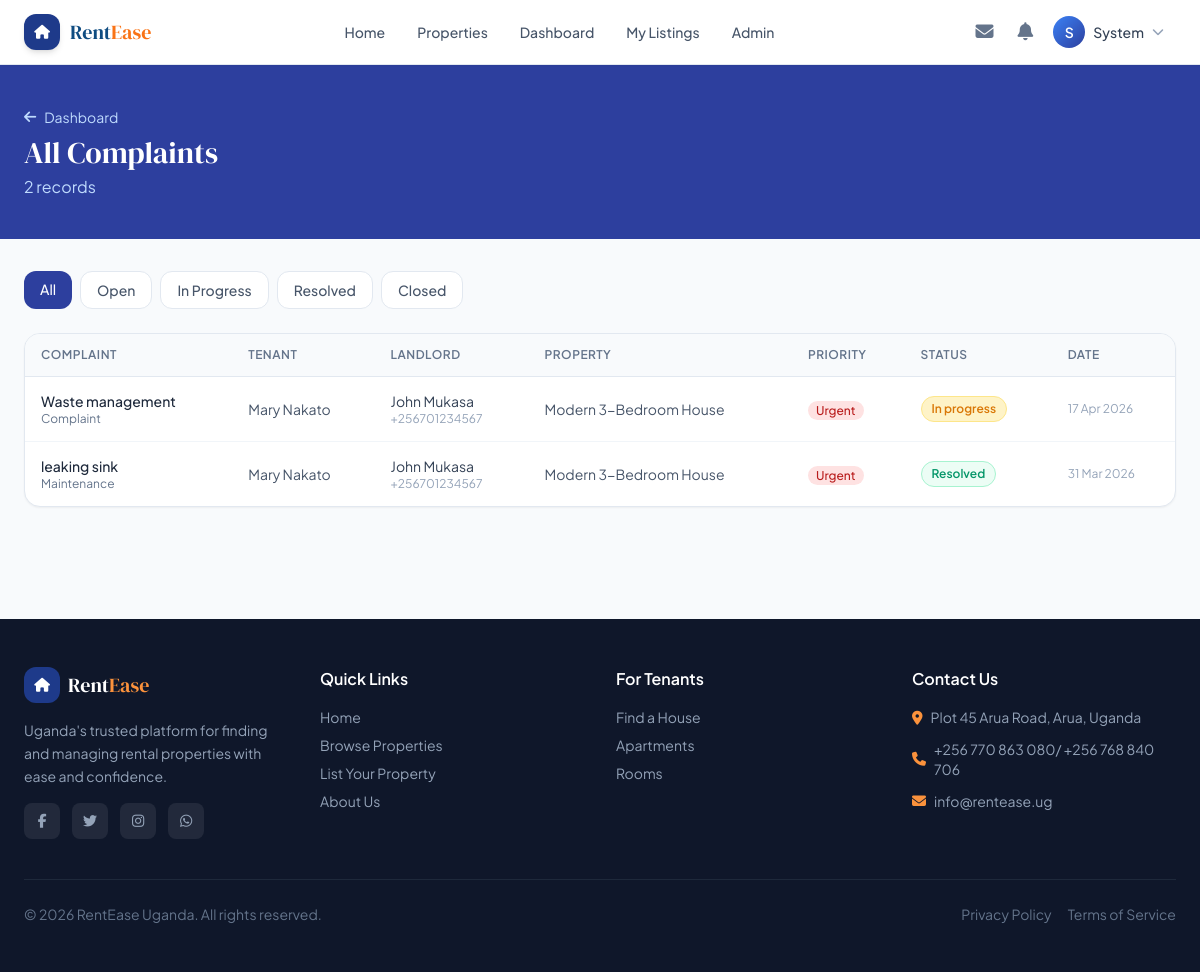
Page /pages/admin/complaints.php (signed in) on the committed database.
### tables this page shows
CREATE TABLE `users` (
  `id` int(11) NOT NULL AUTO_INCREMENT,
  `name` varchar(100) NOT NULL,
  `email` varchar(150) NOT NULL,
  `phone` varchar(20) DEFAULT NULL,
  `password_hash` varchar(255) NOT NULL,
  `role` enum('tenant','landlord','agent','admin') NOT NULL DEFAULT 'tenant',
  `avatar` varchar(255) DEFAULT NULL,
  `bio` text DEFAULT NULL,
  `is_active` tinyint(1) DEFAULT 1,
  `reset_token` varchar(100) DEFAULT NULL,
  `reset_token_expiry` datetime DEFAULT NULL,
  `created_at` timestamp NOT NULL DEFAULT current_timestamp(),
  `updated_at` timestamp NOT NULL DEFAULT current_timestamp() ON UPDATE current_timestamp(),
  PRIMARY KEY (`id`),
  UNIQUE KEY `email` (`email`)
);

CREATE TABLE `complaints` (
  `id` int(11) NOT NULL AUTO_INCREMENT,
  `tenant_id` int(11) NOT NULL,
  `property_id` int(11) NOT NULL,
  `landlord_id` int(11) NOT NULL,
  `type` enum('maintenance','complaint','damage','noise','other') DEFAULT 'complaint',
  `title` varchar(200) NOT NULL,
  `description` text NOT NULL,
  `priority` enum('low','medium','high','urgent') DEFAULT 'medium',
  `status` enum('open','in_progress','resolved','closed') DEFAULT 'open',
  `resolution_notes` text DEFAULT NULL,
  `resolved_at` datetime DEFAULT NULL,
  `created_at` timestamp NOT NULL DEFAULT current_timestamp(),
  `updated_at` timestamp NOT NULL DEFAULT current_timestamp() ON UPDATE current_timestamp(),
  PRIMARY KEY (`id`),
  KEY `tenant_id` (`tenant_id`),
  KEY `property_id` (`property_id`),
  KEY `landlord_id` (`landlord_id`),
  CONSTRAINT `complaints_ibfk_1` FOREIGN KEY (`tenant_id`) REFERENCES `users` (`id`) ON DELETE CASCADE,
  CONSTRAINT `complaints_ibfk_2` FOREIGN KEY (`property_id`) REFERENCES `properties` (`id`) ON DELETE CASCADE,
  CONSTRAINT `complaints_ibfk_3` FOREIGN KEY (`landlord_id`) REFERENCES `users` (`id`) ON DELETE CASCADE
);

CREATE TABLE `properties` (
  `id` int(11) NOT NULL AUTO_INCREMENT,
  `owner_id` int(11) NOT NULL,
  `title` varchar(200) NOT NULL,
  `description` text DEFAULT NULL,
  `property_type` enum('room','apartment','hostel','house','studio') NOT NULL,
  `price` decimal(10,2) NOT NULL,
  `location` varchar(255) NOT NULL,
  `address` text DEFAULT NULL,
  `city` varchar(100) DEFAULT NULL,
  `latitude` decimal(10,8) DEFAULT NULL,
  `longitude` decimal(11,8) DEFAULT NULL,
  `num_rooms` int(11) DEFAULT 1,
  `num_bathrooms` int(11) DEFAULT 1,
  `amenities` text DEFAULT NULL,
  `status` enum('available','occupied','maintenance','inactive','booked') DEFAULT NULL,
  `views` int(11) DEFAULT 0,
  `created_at` timestamp NOT NULL DEFAULT current_timestamp(),
  `updated_at` timestamp NOT NULL DEFAULT current_timestamp() ON UPDATE current_timestamp(),
  PRIMARY KEY (`id`),
  KEY `owner_id` (`owner_id`),
  CONSTRAINT `properties_ibfk_1` FOREIGN KEY (`owner_id`) REFERENCES `users` (`id`) ON DELETE CASCADE
);

### includes/config.php (called while the page is built, shortened)
<?php
function getDB(): PDO {
    static $pdo = null;
    if ($pdo === null) {
        try {
            $dsn = "mysql:host=" . DB_HOST . ";port=" . DB_PORT . ";dbname=" . DB_NAME . ";charset=utf8mb4";
            $pdo = new PDO($dsn, DB_USER, DB_PASS, [
                PDO::ATTR_ERRMODE => PDO::ERRMODE_EXCEPTION,
                PDO::ATTR_DEFAULT_FETCH_MODE => PDO::FETCH_ASSOC,
            ]);
        } catch (PDOException $e) {
            http_response_code(500);
            die(json_encode(['error' => 'Database connection failed']));
        }
    }
    return $pdo;
}
function isLoggedIn(): bool {
    return isset($_SESSION['user_id']);
}
function currentUser(): ?array {
    static $user = null;
    if ($user === null) {
        $db = getDB();
        $stmt = $db->prepare("SELECT id, name, email, phone, role, avatar FROM users WHERE id = ? AND is_active = 1");
        $stmt->execute([$_SESSION['user_id']]);
        $user = $stmt->fetch() ?: null;
    }
    return $user;
}
function requireRole(array $roles): void {
    $user = currentUser();
}
function sanitize(string $str): string {
    return htmlspecialchars(trim($str), ENT_QUOTES, 'UTF-8');
}

### pages/admin/complaints.php (the view, shortened to what this page needs)
<?php
require_once __DIR__ . '/../../includes/config.php';
requireRole(['admin']);
$db = getDB();
$statusFilter = $_GET['status'] ?? '';
$where  = $statusFilter ? "WHERE c.status='$statusFilter'" : '';
$complaints = $db->query("
    SELECT c.*, p.title AS property_title, u.name AS tenant_name,
           l.name AS landlord_name, l.phone AS landlord_phone
    FROM complaints c
    JOIN properties p ON p.id=c.property_id
    JOIN users u ON u.id=c.tenant_id
    JOIN users l ON l.id=c.landlord_id
    $where
    ORDER BY c.created_at DESC
")->fetchAll();
include __DIR__ . '/../../includes/header.php';
?>
<div class="page-hero py-10">
    <div class="max-w-7xl mx-auto px-4 sm:px-6">
        <a href="<?= APP_URL ?>/pages/admin/dashboard.php" class="inline-flex items-center gap-2 text-blue-200 hover:text-white text-sm mb-2"><i class="fas fa-arrow-left"></i> Dashboard</a>
        <h1 class="font-display text-3xl text-white">All Complaints</h1>
        <p class="text-blue-200 mt-1"><?= count($complaints) ?> records</p>
    </div>
</div>
<div class="max-w-7xl mx-auto px-4 sm:px-6 py-8">
    <div class="flex gap-2 mb-6 flex-wrap">
        <?php foreach (['' => 'All', 'open' => 'Open', 'in_progress' => 'In Progress', 'resolved' => 'Resolved', 'closed' => 'Closed'] as $val => $label): ?>
        <a href="?status=<?= $val ?>"
           class="px-4 py-2 rounded-xl text-sm font-medium transition-colors
                  <?= $statusFilter === $val ? 'bg-primary-700 text-white' : 'bg-white border border-slate-200 text-slate-600 hover:bg-slate-50' ?>">
            <?= $label ?>
        </a>
        <?php endforeach; ?>
    </div>
    <div class="bg-white rounded-2xl border border-slate-200 shadow-sm overflow-hidden">
        <div class="overflow-x-auto">
            <table class="data-table">
                <thead>
                    <tr><th>Complaint</th><th>Tenant</th><th>Landlord</th><th>Property</th><th>Priority</th><th>Status</th><th>Date</th></tr>
                </thead>
                <tbody>
                <?php foreach ($complaints as $c): ?>
                <tr>
                    <td>
                        <p class="text-sm font-medium text-slate-800"><?= sanitize($c['title']) ?></p>
                        <p class="text-xs text-slate-500 capitalize"><?= $c['type'] ?></p>
                    </td>
                    <td class="text-sm text-slate-600"><?= sanitize($c['tenant_name']) ?></td>
                    <td>
                        <p class="text-sm text-slate-700"><?= sanitize($c['landlord_name']) ?></p>
                        <p class="text-xs text-slate-400"><?= sanitize($c['landlord_phone']) ?></p>
                    </td>
                    <td class="text-sm text-slate-600"><?= sanitize($c['property_title']) ?></td>
                    <td>
                        <span class="text-xs px-2 py-0.5 rounded-full font-medium
                            <?= $c['priority']==='urgent'?'bg-red-100 text-red-700':($c['priority']==='high'?'bg-orange-100 text-orange-700':'bg-slate-100 text-slate-600') ?>">
                            <?= ucfirst($c['priority']) ?>
                        </span>
                    </td>
                    <td>
                        <span class="status-badge <?= in_array($c['status'],['resolved','closed'])?'status-available':($c['status']==='in_progress'?'status-occupied':'status-maintenance') ?> text-xs">
                            <?= ucfirst(str_replace('_',' ',$c['status'])) ?>
                        </span>
                    </td>
                    <td class="text-xs text-slate-400"><?= date('d M Y', strtotime($c['created_at'])) ?></td>
                </tr>
                <?php endforeach; ?>
                </tbody>
            </table>
        </div>
    </div>
</div>
<?php include __DIR__ . '/../../includes/footer.php'; ?>

### includes/header.php (shortened to what this page needs)
<?php
$user = currentUser();
?>
<!DOCTYPE html>
<html lang="en">
<head>
<script src="https://cdn.tailwindcss.com"></script>
<link rel="stylesheet" href="https://cdnjs.cloudflare.com/ajax/libs/font-awesome/6.5.0/css/all.min.css">
<link rel="stylesheet" href="<?= APP_URL ?>/assets/css/style.css?v=<?= filemtime(__DIR__ . '/../assets/css/style.css') ?>">
</head>
<body class="bg-slate-50 font-sans text-slate-800 min-h-screen">
<nav class="navbar fixed top-0 left-0 right-0 z-50 bg-white/95 backdrop-blur-md border-b border-slate-200 shadow-sm">
    <div class="max-w-7xl mx-auto px-4 sm:px-6">
        <div class="flex items-center justify-between h-16">
            <a href="<?= APP_URL ?>/index.php" class="flex items-center gap-2.5 group">
                <div class="w-9 h-9 bg-blue-900 rounded-xl flex items-center justify-center shadow-md group-hover:scale-105 transition-transform">
                    <i class="fas fa-home text-white text-sm"></i>
                </div>
                <span class="font-display text-xl text-primary-800">Rent<span class="text-accent-500">Ease</span></span>
            </a>
            <div class="hidden md:flex items-center gap-1">
                <a href="<?= APP_URL ?>/index.php" class="nav-link <?= basename($_SERVER['PHP_SELF']) === 'index.php' ? 'active' : '' ?>">Home</a>
                <a href="<?= APP_URL ?>/pages/search.php" class="nav-link">Properties</a>
                <?php if ($user): ?>
                    <?php if (in_array($user['role'], ['landlord','agent','admin'])): ?>
                    <a href="<?= APP_URL ?>/pages/landlord/dashboard.php" class="nav-link">Dashboard</a>
                    <a href="<?= APP_URL ?>/pages/landlord/properties.php" class="nav-link">My Listings</a>
                    <?php endif; ?>
                    <?php if ($user['role'] === 'admin'): ?>
                    <a href="<?= APP_URL ?>/pages/admin/dashboard.php" class="nav-link">Admin</a>
                    <?php endif; ?>
                <?php endif; ?>
            </div>
            <div class="flex items-center gap-2">
                <?php if ($user): ?>
                    <a href="<?= APP_URL ?>/pages/messages.php" class="relative p-2 text-slate-500 hover:text-primary-700 hover:bg-primary-50 rounded-lg transition-colors">
                        <i class="fas fa-envelope text-lg"></i>
                    </a>
                    <a href="<?= APP_URL ?>/pages/notifications.php" class="relative p-2 text-slate-500 hover:text-primary-700 hover:bg-primary-50 rounded-lg transition-colors">
                        <i class="fas fa-bell text-lg"></i>
                    </a>
                    <div class="relative" x-data="{ open: false }">
                        <button onclick="toggleDropdown('userMenu')" class="flex items-center gap-2 pl-1 pr-3 py-1 rounded-full hover:bg-slate-100 transition-colors">
                            <div class="w-8 h-8 rounded-full bg-gradient-to-br from-primary-500 to-primary-700 flex items-center justify-center text-white text-sm font-semibold">
                                <?= strtoupper(substr($user['name'], 0, 1)) ?>
                            </div>
                            <span class="hidden sm:block text-sm font-medium text-slate-700"><?= sanitize(explode(' ', $user['name'])[0]) ?></span>
                            <i class="fas fa-chevron-down text-xs text-slate-400"></i>
                        </button>
                    </div>
                <?php else: ?>
                    <a href="<?= APP_URL ?>/pages/login.php" class="btn-outline text-sm">Sign In</a>
                    <a href="<?= APP_URL ?>/pages/register.php" class="btn-primary text-sm">Get Started</a>
                <?php endif; ?>
            </div>
        </div>
    </div>
</nav>
<div class="h-16"></div>

### assets/css/style.css (style rules this page uses)
:root { --primary: #0f4c81; --primary-light: #1d6bb5; --accent: #f97316; --accent-dark: #ea580c; --success: #10b981; --warning: #f59e0b; --danger: #ef4444; --shadow-sm: 0 1px 3px rgba(0,0,0,0.08), 0 1px 2px rgba(0,0,0,0.05); --shadow-md: 0 4px 12px rgba(0,0,0,0.10), 0 2px 6px rgba(0,0,0,0.07); --shadow-lg: 0 10px 30px rgba(0,0,0,0.12), 0 4px 12px rgba(0,0,0,0.08); --radius: 12px; --radius-lg: 20px; }
*, *::before, *::after { box-sizing: border-box; }
body { font-family: 'Plus Jakarta Sans', sans-serif; background: #f8fafc; color: #1e293b; }
.nav-link { display: inline-flex; align-items: center; padding: 6px 14px; border-radius: 8px; font-size: 14px; font-weight: 500; color: #475569; text-decoration: none; transition: all 0.2s; }
.status-available { background: #ecfdf5; color: #059669; border: 1px solid #a7f3d0; }
.status-occupied { background: #fef3c7; color: #d97706; border: 1px solid #fde68a; }
.status-badge { display: inline-flex; align-items: center; gap: 5px; padding: 4px 10px; border-radius: 99px; font-size: 12px; font-weight: 600; }
.page-hero { background: #2d3f9e; padding: 60px 0 40px; color: white; position: relative; overflow: hidden; }
.data-table { width: 100%; border-collapse: collapse; font-size: 14px; }
.data-table th { background: #f8fafc; padding: 12px 16px; text-align: left; font-weight: 600; font-size: 12px; color: #64748b; text-transform: uppercase; letter-spacing: 0.5px; border-bottom: 1px solid #e2e8f0; }
.data-table td { padding: 14px 16px; border-bottom: 1px solid #f1f5f9; vertical-align: middle; }
.data-table tr:last-child td { border-bottom: none; }

### rows in the picture
users: name "S", name "System"
complaints: title "Waste management", type "Complaint", tenant.name "Mary Nakato", landlord.name "John Mukasa", landlord.phone "+256701234567", property.title "Modern 3-Bedroom House", priority "Urgent", status "In progress", created_at "17 Apr 2026"
complaints: title "leaking sink", type "Maintenance", tenant.name "Mary Nakato", landlord.name "John Mukasa", landlord.phone "+256701234567", property.title "Modern 3-Bedroom House", priority "Urgent", status "Resolved", created_at "31 Mar 2026"

### other values in the picture
count($complaints) "2"
$label "All"
$label "Open"
$label "In Progress"
$label "Resolved"
$label "Closed"
